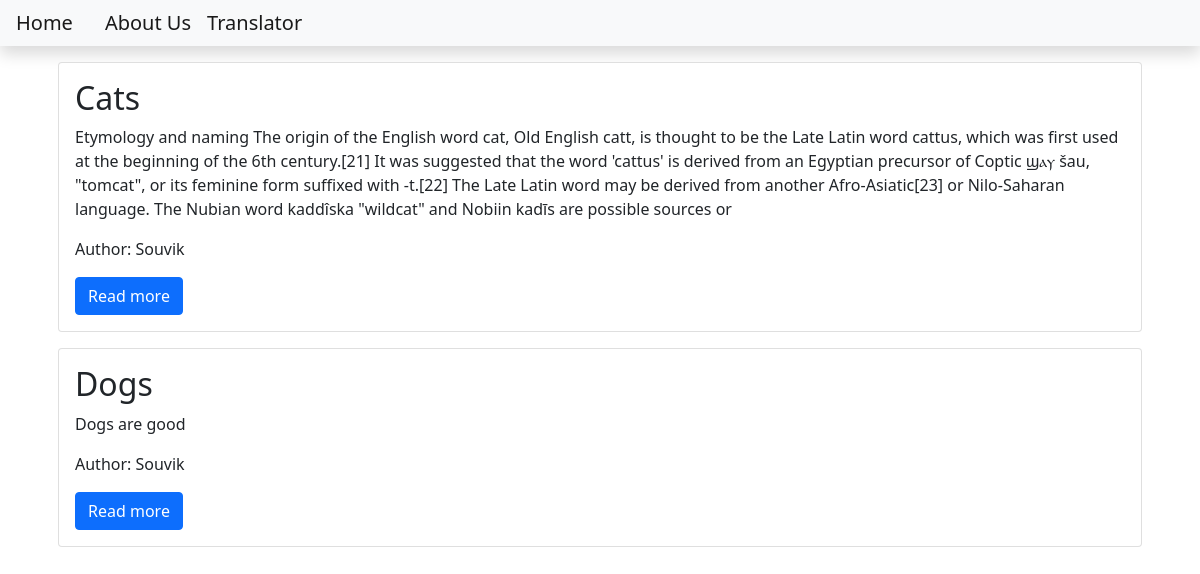
The page / on the database its author committed.
### blog/models.py (models this page shows, shortened)
class Post(models.Model):
    title = models.CharField(max_length=200)
    content = models.TextField()
    date_created = models.DateTimeField(auto_now_add=True)
    slug = models.SlugField(max_length=200, unique=True)
    author = models.ForeignKey(to =User, on_delete=models.CASCADE)
    status = models.IntegerField(choices=STATUS, default=0)

### blog/views.py (the view)
# urls.py: path('', views.PostList.as_view(), name = 'home')
class PostList(generic.ListView):
    queryset = Post.objects.filter(status=1).order_by('date_created')
    template_name='index.html'

### templates/index.html
{% extends 'base.html' %}
{% block content %}
<div class = "container">
        {% for post in post_list %}
            <div class = "card m-3">
                <div class = "card-body">
                    <h2 class = "card-title">
                        {{post.title}}
                    </h2>
                    <p class = "card-text">
                        {{post.content | slice:"500"}}
                    </p>
                    <p class = "card-text">
                        Author: {{post.author | title}}
                    </p>
                    <a class = "btn btn-primary" href="{% url 'blog_view' post.slug %}">Read more</a>
                </div>
            </div>
        {% endfor %}
        </div>
{% endblock content %}

### templates/base.html (shortened to what this page needs)
<!DOCTYPE html>
<html lang="en">
    <head>
        <link href="https://cdn.jsdelivr.net/npm/bootstrap@5.1.3/dist/css/bootstrap.min.css" rel="stylesheet">
    </head>
    <body>
        <nav class="navbar navbar-expand-lg navbar-light bg-light shadow mb-3" id="mainNav">
            <div class="collapse navbar-collapse" id="navbarResponsive">
                <ul class="navbar-nav ml-auto">
                    <li class="nav-item">
                        <a class="navbar-brand p-3" href = "{% url 'home' %}">Home</a>
                    </li>
                    <li>
                        <a class="navbar-brand" href = "{% url 'about_view' %}">About Us</a>
                    </li>
                    <li>
                        <a class="navbar-brand" href = "{% url 'translator_view' %}">Translator</a>
                    </li>
                </ul>
            </div>
        </nav>
{% block content %}
{% endblock content %}
</body>
</html>

### rows shown on the page
Post: title "Cats", content "Etymology and naming The origin of the English word cat, Old English catt, is thought to be the Late Latin word cattus, which was first used at the beginning of the 6th century.[21] It was suggested that the word 'cattus' is derived from an Egyptian precursor of Coptic ϣⲁⲩ šau, \"tomcat\", or its feminine form suffixed with -t.[22] The Late Latin word may be derived from another Afro-Asiatic[23] or Nilo-Saharan language. The Nubian word kaddîska \"wildcat\" and Nobiin kadīs are possible sources or", author "Souvik"
Post: title "Dogs", content "Dogs are good", author "Souvik"
